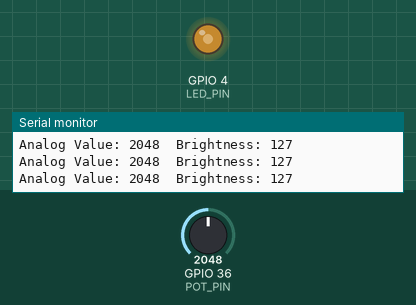
Bench run of a sketch on a simulated ESP32. Parts: output pins drawn as LEDs (lit = HIGH), the last lines printed to the serial monitor. Inputs (shaded band) come from the test bench; at power-on: GPIO 36 (POT_PIN) = 2048.

Above: at 1.2 s.
1.3 s: GPIO 36 (POT_PIN) set to 2866
At 2.2 s:
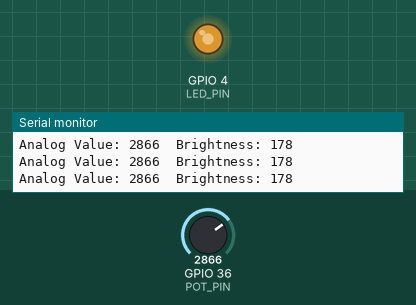
2.8 s: GPIO 36 (POT_PIN) set to 3603
At 3.5 s:
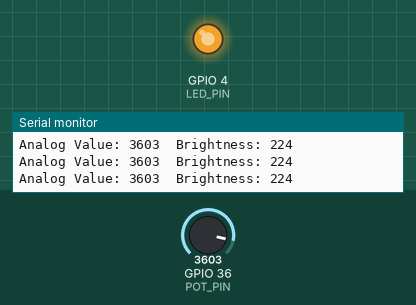
4.3 s: GPIO 36 (POT_PIN) set to 491
At 4.8 s:
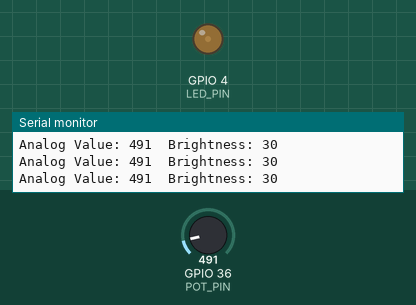
5.8 s: GPIO 36 (POT_PIN) set to 0
At 6.2 s:
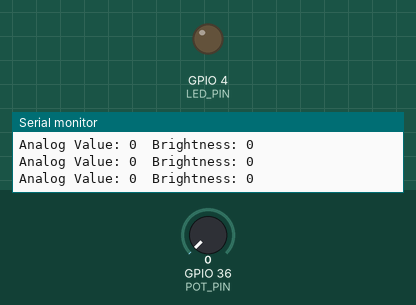
7.3 s: GPIO 36 (POT_PIN) set to 2047
At 8.7 s:
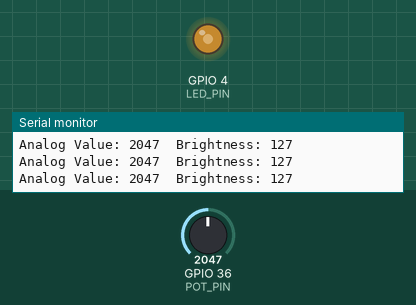
Timing chart, 0 to 9.8 s (numbered marks = the images above; inputs shaded):
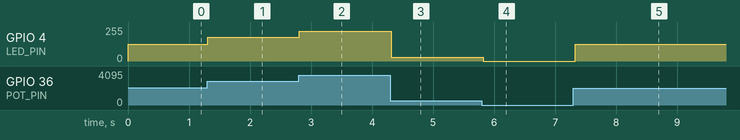

Measured:
- after the input at 1.3 s, GPIO 4 (LED_PIN): 127/255 → 177/255 at once
- after the input at 2.8 s, GPIO 4 (LED_PIN): 177/255 → 223/255 at once
- after the input at 4.3 s, GPIO 4 (LED_PIN): 223/255 → 30/255 at once
- after the input at 5.8 s, GPIO 4 (LED_PIN): 30/255 → 0/255 at once
- after the input at 7.3 s, GPIO 4 (LED_PIN): 0/255 → 127/255 at once

The sketch:

potentiometer.ino.ino
```cpp
#define POT_PIN 36
#define LED_PIN 4

void setup()
{
  Serial.begin(9600);
  ledcAttach(LED_PIN,5000,8);
}

void loop()
{
  int analogValue = analogRead(POT_PIN);
  int brightness = map(analogValue, 0, 4095, 0, 255);

  ledcWrite(LED_PIN,brightness);

  Serial.print("Analog Value: ");
  Serial.print(analogValue);
  Serial.print("\tBrightness: ");
  Serial.println(brightness);

  delay(100);
}
```
